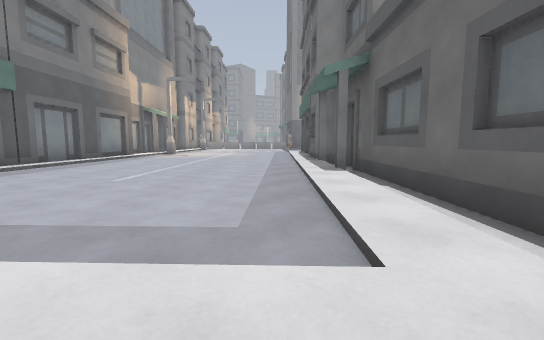
[1] (above)

18 first-person views from a walk through a Godot game level. The camera is 1.3 m above the floor, tilts 6° down and sees 90° across. The floor is counted in squares, 2 m on a side. Each view is taken from the middle of a square. On the plan, view 1 faces up. The plan holds only what a view shows up to about 9 squares ahead; the rest is blank. The place goes on beyond the plan.

[2]
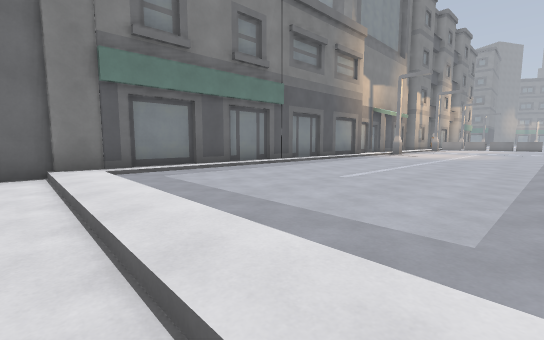

[3]
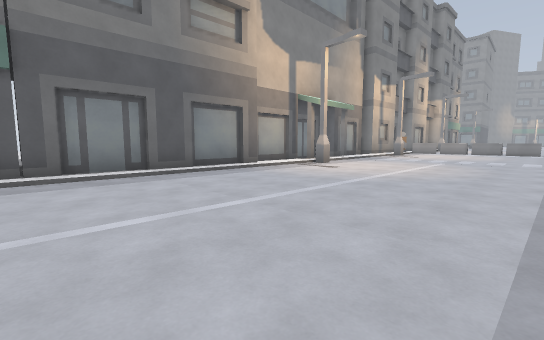

[4]
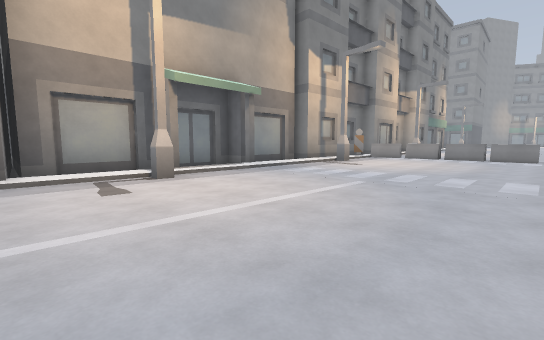

[5]
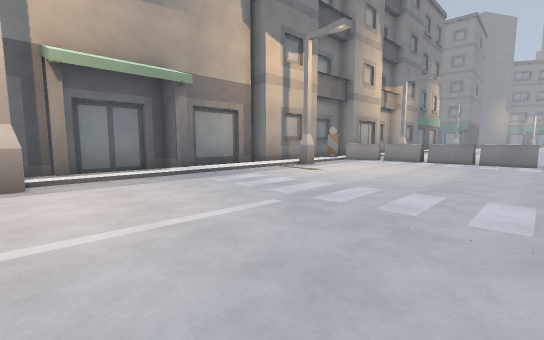

[6]
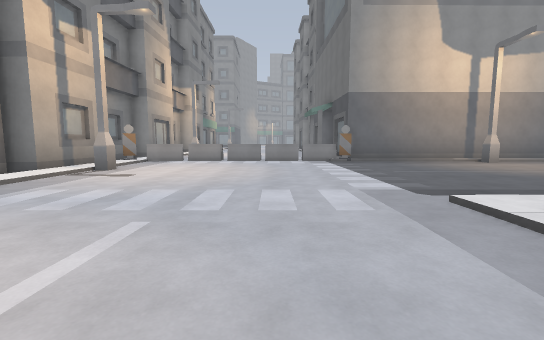

[7]
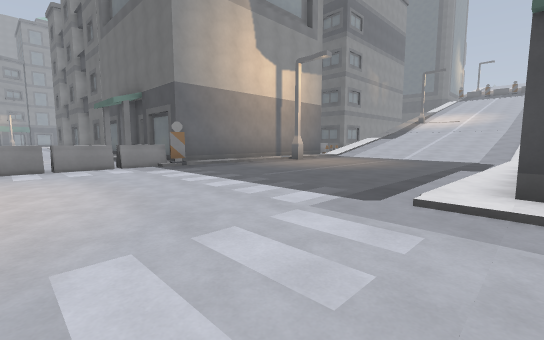

[8]
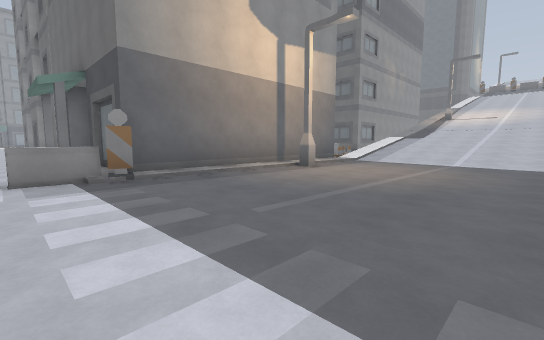

[9]
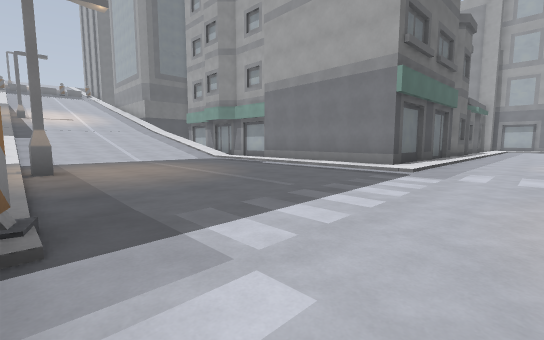

[10]
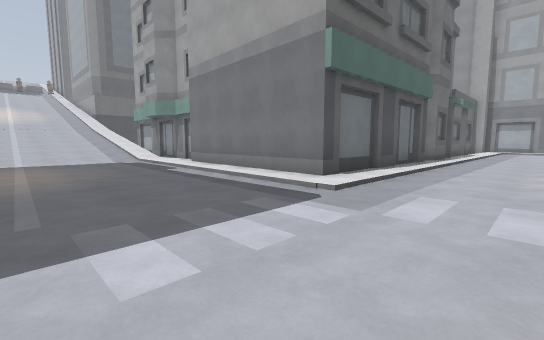

[11]
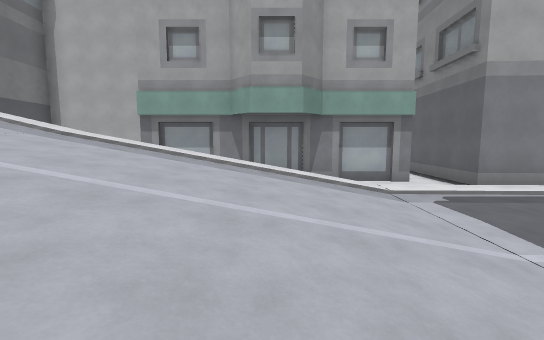

[12]
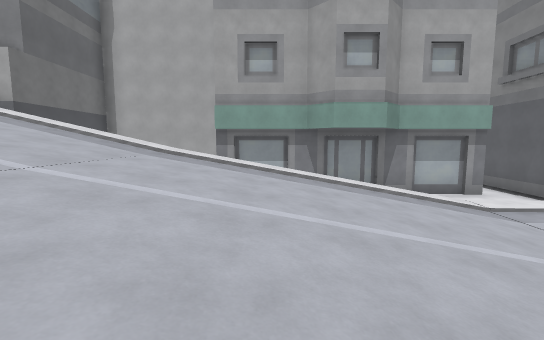

[13]
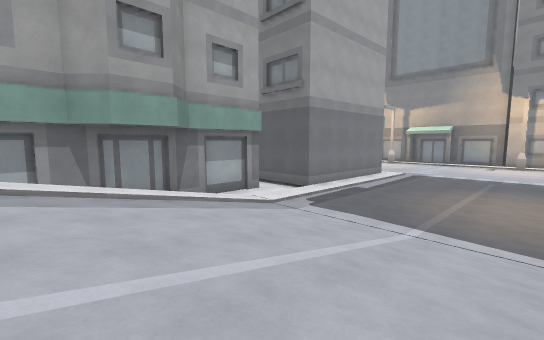

[14]
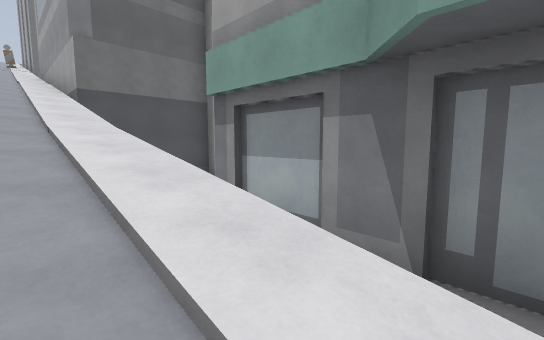

[15]
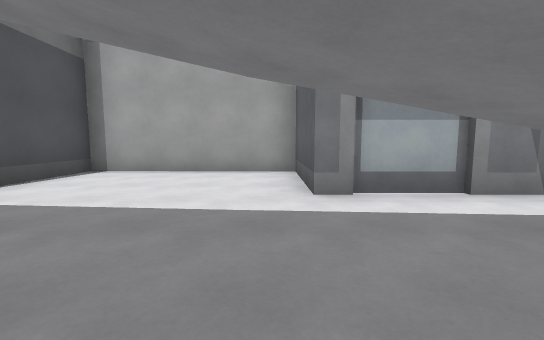

[16]
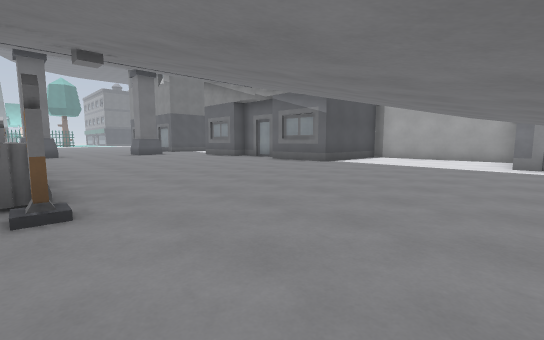

[17]
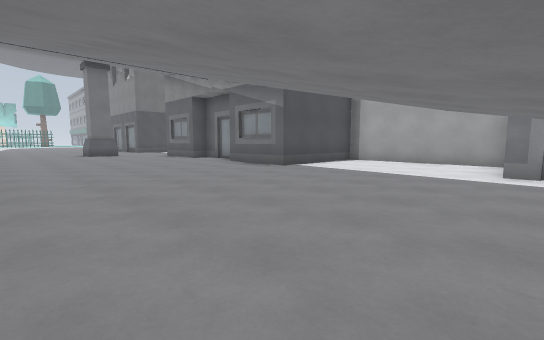

[18]
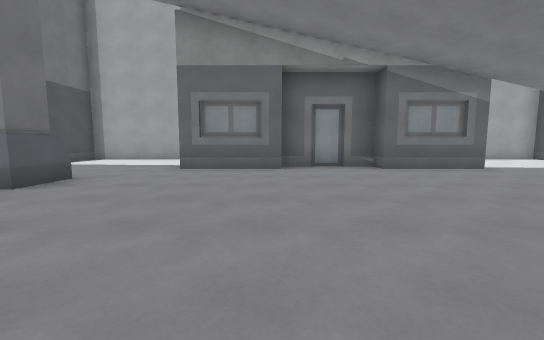

### Floor plan
Key: @ floor where view 1 was taken; # wall or solid block; . main floor; : floor 0.25 m higher than the main floor; / step, stairs or slope; = window, fence, low wall or low ledge; ^ raised ledge; B building; P pillar.
Columns run from 10 left of view 1 to 31 right of it. Each row starts with its distance up from view 1.
 22     ###.=.^/#///:::///  /..#^   ^#
 21     #/..........#../// /............
 20     B/............./////.............
 19    ##/............./////.............
 18    #//............./////..............
 17    #//............./////..............P
 16    ##/.....//////../////...............
 15    #//...../B####/// ##/...............
 14    ##/...../##  #... ........########...
 13    #/#...../#   #.#######....#       ....#
 12    #//...../#   #       #....#       ....#
 11 B####/...../#           ######
 10     #/...../#
  9     #/.....:#
  8     #......:#
  7     #......:#
  6     #......:#
  5     #......:#
  4     #......:#
  3     #......:#
  2     #......:#
  1     #://////
  0     #.....@

Where each view was taken, in squares from view 1:
view 1: 0 up, 0 right, facing up
view 2: 0 up, 0 right, facing up-left
view 3: 6 up, 0 right, facing up-left
view 4: 11 up, 0 right, facing up-left
view 5: 13 up, 0 right, facing up-left
view 6: 13 up, 1 left, facing up
view 7: 15 up, 2 left, facing up-right
view 8: 17 up, 0 right, facing up-right
view 9: 22 up, 1 left, facing down-right
view 10: 19 up, 1 left, facing down-right
view 11: 21 up, 11 right, facing down
view 12: 21 up, 13 right, facing down
view 13: 20 up, 13 right, facing down-left
view 14: 16 up, 11 right, facing down-right
view 15: 17 up, 15 right, facing down
view 16: 22 up, 14 right, facing down-right
view 17: 20 up, 14 right, facing down-right
view 18: 21 up, 24 right, facing down
